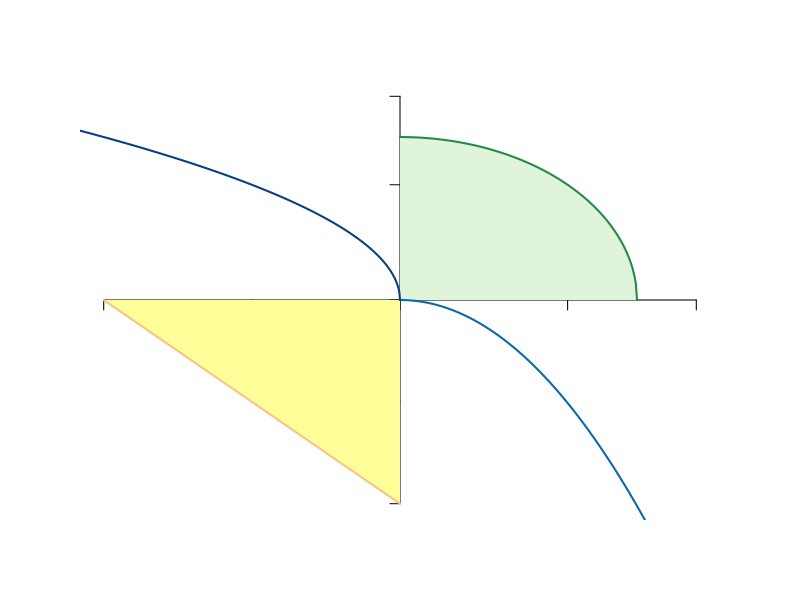

The R script that drew this image: (Note: this script raises an error after producing the figure.)
#Graph Designer: Simon Halliday
#Authors: Bowles, Foley and Halliday
#Title: Coordination, Conflict and Competition: A Text in Microeconomics

require(shape)
pdf(file = "specprodexch/ppf_dos_quadrant.pdf", width = 9, height = 9)

#Set parameters for graphics
pointsize <- 1.8
axislabelsize <- 1.8
labelsize <- 1.5
namesize <- 1.8
annotatesize <- 1.5
graphlinewidth <- 2
segmentlinewidth <- 1.5

COL <- c("#7fc97f", "#beaed4", "#fdc086", "#ffff99", "#386cb0", "#f0027f", "#bf5b17", "#666666")
COLA <- c("#e0f3db", "#99d8c9","#66c2a4","#41ae76", "#238b45", "#005824")
COLB <- c("#4eb3d3", "#2b8cbe", "#0868ac","#084081")

#Edited the margins to cater for the larger LHS labels
par(mar =  c(4, 4, 4, 4))

#Change this to make it log of l 

# ppf <- function(l, k = 0.5) {
#   k * (1/l)
# }


ppf <- function(x, yint = 64){
  sqrt(yint - (x)^2)
}

#actualfunction
#foodProd <- function(l, k = -2.529822, alpha = 0.5){
#  (-k)*l^alpha
#}

foodProd <- function(l, k = (6.328125)^-1, alpha = 2){
  (-k)*(l)^alpha
}

feasibleLabor <- function(l, time = 10){
  - time - l
}

manufactureProd <- function(l, k =  2.529822, alpha = 0.5){
  k * (-l)^alpha
}

xlims <- c(-10, 10)
ylims <- c(-10, 10)

npts <- 501 
x <- seq(xlims[1], xlims[2], length.out = npts)
y <- seq(ylims[1], ylims[2], length.out = npts) 

plot(0, 0, xlim = xlims, ylim = ylims, type = "n",
     xlab = expression(paste("")),
     ylab = expression(paste("")), 
     xaxt = "n", 
     yaxt = "n", 
     cex.lab = axislabelsize, 
     bty = "n"
)

ticksy <- c(ylims[1], -5, 0, manufactureProd(-5), ylims[2])
ylabels <- c(NA, NA, NA, NA, NA)
ticksx <- c(xlims[1], -5, 0, manufactureProd(-5), xlims[2])
xlabels <- c(NA, NA, NA, NA, NA)

axis(1, at = ticksx, pos = 0, labels = xlabels)
axis(2, at = ticksy, pos = 0, labels = ylabels, las = 1)

npts <- 501 
xx1 <- seq(0, 20, length.out = npts)
xx2 <- seq(0, xlims[2], length.out = npts)
xx3 <- seq(xlims[1], 0, length.out = npts)
xx4 <- seq(-11, 0, length.out = npts)

#Draw the polygon for shading the feasible set
xpoly1 <- seq(from = 0, to = 8, length.out = 501)
ypoly1 <- ppf(xpoly1)
polygon(x = c(xpoly1, rev(xpoly1[1])), y = c(ypoly1, rev(ypoly1)[1]), col=COLA[1], density=NULL, border = NA)

# shade 
polygon(x = c(-10, 0, 0), 
        y = c(0, -0, -10),
        border = FALSE, col = COL[4])

#Draw the graphs
lines(xx1, ppf(xx1), col = COLA[5], lwd = graphlinewidth)
lines(xx2, foodProd(xx2), col = COLB[3], lwd = graphlinewidth)
lines(xx3, feasibleLabor(xx3, time = 10), col = COL[3], lwd = graphlinewidth)
lines(xx4, manufactureProd(xx4, k =  2.529822, alpha = 0.5), col = COLB[4], lwd = graphlinewidth)

#mtext(expression(paste("Quantity of food, ", x)), side=1, line = 2.5, cex = axislabelsize)
text(-0.5, 8, expression(paste("Shirts,", y)), xpd = TRUE, cex = axislabelsize, srt = 90, cex = labelsize) 
text(8, 0.4, expression(paste("Kilograms of Fish, ", x)), xpd = TRUE, cex = labelsize)
text(0.5, -7.5, expression(paste("Labor for Fish, ", l^f)), xpd = TRUE, cex = labelsize, srt= 90) 
text(-7.5, 0.5, expression(paste("Labor for Shirts, ", l^c)), xpd = TRUE, cex = labelsize)

#Label the points on the axes we want
#text(-0.6, 2.8, expression(paste(12.5)), xpd = TRUE, cex = axislabelsize)
text(-0.8, 5.4, expression(paste(5.66)), xpd = TRUE, cex = labelsize)
#text(2.9, -0.3, expression(paste(2.5)), xpd = TRUE, cex = axislabelsize)
text(6, -0.35, expression(paste(5.66)), xpd = TRUE, cex =labelsize)
text(-5, -0.3, expression(paste(5)), xpd = TRUE, cex = labelsize)
text(-0.3, -5.3, expression(paste(5)), xpd = TRUE, cex = labelsize)
text(-10.3, -0.3, expression(paste(10)), xpd = TRUE, cex = labelsize)
text(-0.5, -10.3, expression(paste(10)), xpd = TRUE, cex = labelsize)

#Label the two production functions
#Clothing
text(-8.5, 5.8, expression(paste("Shirt Production")), xpd = TRUE, cex = labelsize)
text(-8.7, 4.7, expression(paste(y == 2.53*(l^s)^frac(1,2))), xpd = TRUE, cex = labelsize)
Arrows(-6.5, 4.5, -4, 4.5, col = "black", lty = 1, lwd = 2, arr.type = "triangle", arr.lwd = 0.5)

#food
text(10, -3, expression(paste("Fish Production")), xpd = TRUE, cex = labelsize)
text(10, -3.8, expression(paste(x == 2.53*(l^f)^frac(1,2))), xpd = TRUE, cex = labelsize)
Arrows(8, -3.8, 5.5, -3.8, col = "black", lty = 1, lwd = 2, arr.type = "triangle", arr.lwd = 0.5)

#Draw segments for the 50/50 split of time
segments(-5, -5, -5, manufactureProd(-5), lty = 2, col = "gray", lwd = segmentlinewidth)
segments(-5, -5, manufactureProd(-5), -5, lty = 2, col = "gray", lwd = segmentlinewidth)
segments(-5, manufactureProd(-5), manufactureProd(-5), manufactureProd(-5), lty = 2, col = "gray", lwd = segmentlinewidth)
segments(manufactureProd(-5), -5, manufactureProd(-5), manufactureProd(-5), lty = 2, col = "gray", lwd = segmentlinewidth)

#Annotate Max time on clothes
segments(-10, 0, -10, 8, lty = 2, col = "gray", lwd = segmentlinewidth)
segments(-10, 8, 0, 8, lty = 2, col = "gray", lwd = segmentlinewidth)
text(-7.3, 9.5, expression(paste("10 hrs of labor")), cex = labelsize)
text(-7.3, 8.9, expression(paste("for shirts produces")),cex = labelsize)
text(-7.3, 8.3, expression(paste("8 shirts")), cex = labelsize)
points(-10, 8, pch = 16, col = "black", cex = 1.5)

#Annotate Max time on farming
segments(0, -10, 8, -10, lty = 2, col = "gray", lwd = segmentlinewidth)
segments(8, -10, 8, 0, lty = 2, col = "gray", lwd = segmentlinewidth)
text(5.2, -10, expression(paste("10 hrs of labor")), xpd= TRUE, cex = labelsize)
text(5, -10.7, expression(paste("for fishing produces")), xpd= TRUE, cex = labelsize)
text(5.2, -11.5, expression(paste("8 kgs of fish")),xpd= TRUE, cex = labelsize)
points(8, -10, pch = 16, col = "black", cex = 1.5)

#Annotate point on ppf 
points(manufactureProd(-5), manufactureProd(-5), pch = 16, col = "black", cex = 1.5)
text(manufactureProd(-5) + 3.5, manufactureProd(-5) + 0.5, expression(paste("5.66 shirts &")),xpd= TRUE, cex = labelsize)
text(manufactureProd(-5) + 4, manufactureProd(-4.5), expression(paste("5.66 kilograms of fish")),xpd= TRUE, cex = labelsize)

#Annotate point on labor feasibility frontier
points(-5, -5, pch = 16, col = "black", cex = 1.5)
text(-7, -5, expression(paste(list(l^c ==5, l^f == 5))), cex = labelsize)

text(-3, -9, expression(paste(l^c + l^f <= 10)), cex = labelsize)
Arrows(-3, -8.5, -3, -7.5, col = "black", lty = 1, lwd = 2, arr.type = "triangle", arr.lwd = 0.5)

#Label the feasible frontier
text(5.5, 9, expression("Feasible Frontier"),cex = labelsize)
text(5.5, 8.4, expression("(production possibilities frontier)"),cex = labelsize)




dev.off()
